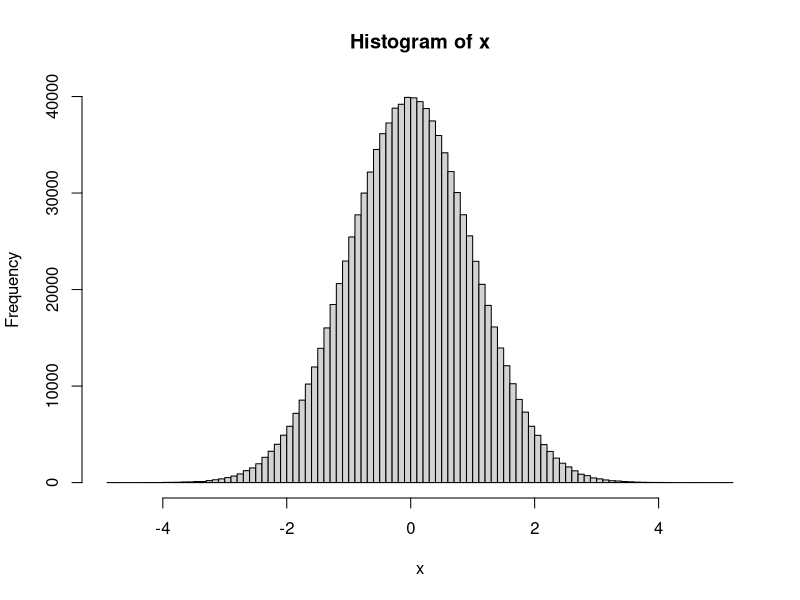

Source code (R):
# New session - morning 19th September

# A note on manual calculations.
# Note how this is false. Use the mean function, do not use manual mean.
# all.equal version of the code marks them as identical, could be useful.
x <- rnorm(1e6)
hist(x, breaks = 100)

mean_x <- mean(x)
manual_mean_x <- sum(x) / length(x)

mean_x == manual_mean_x
all.equal(mean_x, manual_mean_x)
##

